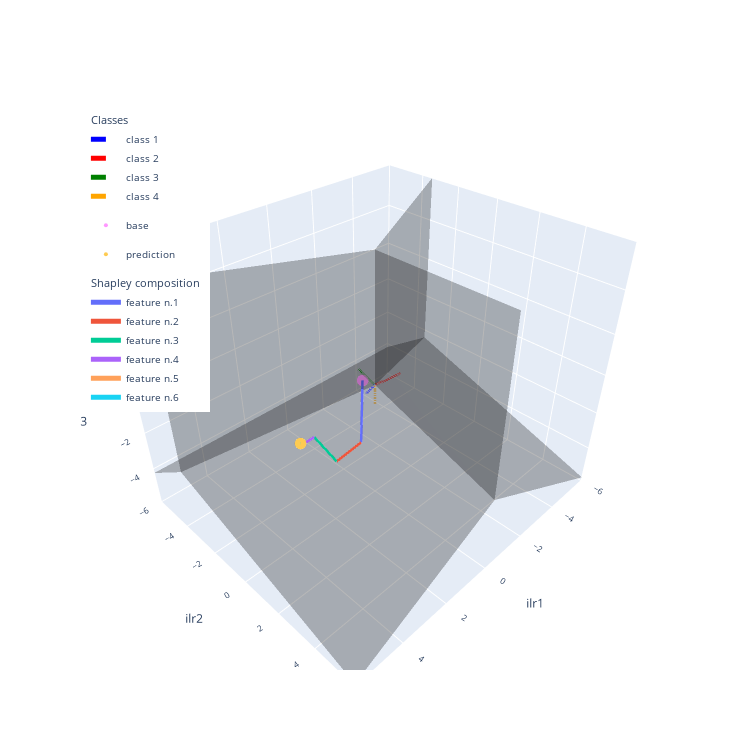

Notebook cell for this chart:
### Code cell
#PLOT THE SHAPLEY COMPOSITION IN THE 3D ILR SPACE (with gram-schmidt basis)

fig = fig_3D_ilr_space(lim=6, figsize=750)


#Draw base distribution and prediction
fig.add_trace(go.Scatter3d(x=[base[0]], y=[base[1]], z=[base[2]], mode='markers', marker={'size' : 4}, name='base'))
fig.add_trace(go.Scatter3d(x=[ilr_pred[0]], y=[ilr_pred[1]], z=[ilr_pred[2]], mode='markers', marker={'size' : 4}, name='prediction'))

s = base.copy()
for i,p in enumerate(shapley):
    fig.add_trace(go.Scatter3d(x=[s[0],(s+p)[0]], y=[s[1],(s+p)[1]], z=[s[2],(s+p)[2]], mode='lines', line={'width' : 5}, name='feature n.'+str(i+1), legendgroup='shapley', legendgrouptitle_text='Shapley composition'))
    s += p

fig.show()

### Figure 1 — Plotly figure (JSON) as saved in the notebook; plotly's stock layout.template omitted (floating-point values rounded to 4 significant figures)
{"data": [{"alphahull": 0, "color": "black", "opacity": 0.15, "type": "mesh3d", "x": [0, 48.99, 0, 0], "y": [0, -28.28, 56.57, 0], "z": [0, -20, -20, 60]}, {"alphahull": 0, "color": "black", "opacity": 0.15, "type": "mesh3d", "x": [-48.99, 0, 0, 0], "y": [-28.28, 0, 56.57, 0], "z": [-20, 0, -20, 60]}, {"alphahull": 0, "color": "black", "opacity": 0.15, "type": "mesh3d", "x": [-48.99, 48.99, 0, 0], "y": [-28.28, -28.28, 0, 0], "z": [-20, -20, 0, 60]}, {"alphahull": 0, "color": "black", "opacity": 0.15, "type": "mesh3d", "x": [-48.99, 48.99, 0, 0], "y": [-28.28, -28.28, 56.57, 0], "z": [-20, -20, -20, 0]}, {"legendgroup": "class", "legendgrouptitle": {"text": "Classes"}, "line": {"color": "blue", "dash": "dash", "width": 5}, "mode": "lines", "name": "class 1", "type": "scatter3d", "x": [0, 0.8165], "y": [0, 0.4714], "z": [0, 0.3333]}, {"legendgroup": "class", "legendgrouptitle": {"text": "Classes"}, "line": {"color": "red", "dash": "dash", "width": 5}, "mode": "lines", "name": "class 2", "type": "scatter3d", "x": [0, -0.8165], "y": [0, 0.4714], "z": [0, 0.3333]}, {"legendgroup": "class", "legendgrouptitle": {"text": "Classes"}, "line": {"color": "green", "dash": "dash", "width": 5}, "mode": "lines", "name": "class 3", "type": "scatter3d", "x": [0, 0], "y": [0, -0.9428], "z": [0, 0.3333]}, {"legendgroup": "class", "legendgrouptitle": {"text": "Classes"}, "line": {"color": "orange", "dash": "dash", "width": 5}, "mode": "lines", "name": "class 4", "type": "scatter3d", "x": [0, 0], "y": [0, 0], "z": [0, -1]}, {"marker": {"size": 4}, "mode": "markers", "name": "base", "type": "scatter3d", "x": [-0.08258], "y": [-0.8001], "z": [-0.2341]}, {"marker": {"size": 4}, "mode": "markers", "name": "prediction", "type": "scatter3d", "x": [4.751], "y": [2.212], "z": [1.729]}, {"legendgroup": "shapley", "legendgrouptitle": {"text": "Shapley composition"}, "line": {"width": 5}, "mode": "lines", "name": "feature n.1", "type": "scatter3d", "x": [-0.08258, 2.804], "y": [-0.8001, 2.581], "z": [-0.2341, 0.5891]}, {"legendgroup": "shapley", "legendgrouptitle": {"text": "Shapley composition"}, "line": {"width": 5}, "mode": "lines", "name": "feature n.2", "type": "scatter3d", "x": [2.804, 3.562], "y": [2.581, 2.304], "z": [0.5891, 0.08976]}, {"legendgroup": "shapley", "legendgrouptitle": {"text": "Shapley composition"}, "line": {"width": 5}, "mode": "lines", "name": "feature n.3", "type": "scatter3d", "x": [3.562, 4.283], "y": [2.304, 2.236], "z": [0.08976, 1.679]}, {"legendgroup": "shapley", "legendgrouptitle": {"text": "Shapley composition"}, "line": {"width": 5}, "mode": "lines", "name": "feature n.4", "type": "scatter3d", "x": [4.283, 4.656], "y": [2.236, 2.257], "z": [1.679, 1.681]}, {"legendgroup": "shapley", "legendgrouptitle": {"text": "Shapley composition"}, "line": {"width": 5}, "mode": "lines", "name": "feature n.5", "type": "scatter3d", "x": [4.656, 4.699], "y": [2.257, 2.241], "z": [1.681, 1.715]}, {"legendgroup": "shapley", "legendgrouptitle": {"text": "Shapley composition"}, "line": {"width": 5}, "mode": "lines", "name": "feature n.6", "type": "scatter3d", "x": [4.699, 4.751], "y": [2.241, 2.212], "z": [1.715, 1.729]}], "layout": {"autosize": false, "font": {"size": 10}, "height": 750, "legend": {"x": 0.01, "xanchor": "left", "y": 0.99, "yanchor": "top"}, "scene": {"aspectmode": "auto", "aspectratio": {"x": 1.122, "y": 0.9721, "z": 0.9165}, "xaxis": {"range": [-6, 6], "title": {"text": "ilr1"}, "type": "linear"}, "yaxis": {"range": [-6, 6], "title": {"text": "ilr2"}, "type": "linear"}, "zaxis": {"range": [-6, 6], "title": {"text": "ilr3"}, "type": "linear"}}, "width": 750}}
